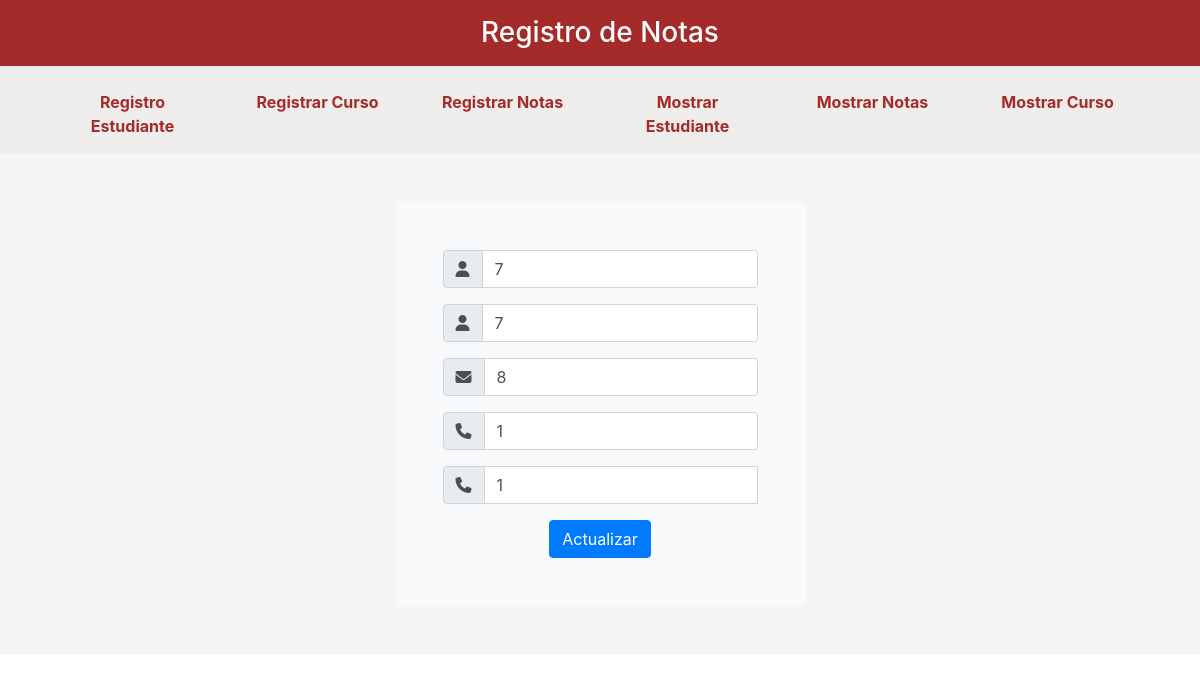
The app's page /index.php?pagina=editarNotas&IdNota=1 with its own data.
### tables this page shows
CREATE TABLE `nota` (
  `IdNota` int(11) NOT NULL,
  `Nota1` varchar(50) DEFAULT NULL,
  `Nota2` varchar(50) DEFAULT NULL,
  `Nota3` varchar(50) DEFAULT NULL,
  `IdEstudiante` int(11) DEFAULT NULL,
  `IdCurso` int(11) DEFAULT NULL
);

### Controladores/plantilla.controlador.php (called while the page is built)
<?php
Class ControladorPlantilla{
	public function ctrTraerPlantilla(){
		include "Vistas/plantilla.php";
	}
}

### index.php (called while the page is built, shortened)
<?php
require_once "Controladores/plantilla.controlador.php";
require_once "Controladores/notas.controlador.php";
require_once "Controladores/Curso.controlador.php";
require_once "Modelos/notas.modelo.php";
$plantilla = new ControladorPlantilla();
$plantilla -> ctrTraerPlantilla();

### Controladores/notas.controlador.php (called while the page is built, shortened)
<?php
class Controladornotas{
    static public function ctrSeleccionarRegistrosNotas($item, $valor){
		$tabla = "nota";
		$respuesta = ModeloNotas::mdlSeleccionarRegistroNotas($tabla, $item, $valor);
		return $respuesta;
	}
}
?>

### Modelos/conexion.php (called while the page is built)
<?php
class Conexion{
	static public function conectar(){
		$link = new PDO("mysql:host=localhost;dbname=registronotas",
			            "root",
			            "");
		$link->exec("set names utf8");
		return $link;
	}
}

### Modelos/notas.modelo.php (called while the page is built, shortened)
<?php
require_once "conexion.php";
class ModeloNotas{
	static public function mdlSeleccionarRegistroNotas($tabla, $item, $valor){
		if($item == null && $valor == null){
			$stmt = Conexion::conectar()->prepare("SELECT IdNota, Nota1, Nota2, Nota3,((Nota1 + Nota2 + Nota3)/3) AS Promedio, IdEstudiante, IdCurso FROM $tabla ORDER BY IdNota ");
			$stmt->execute();
			return $stmt -> fetchAll();
		}else{
			$stmt = Conexion::conectar()->prepare("SELECT IdNota, Nota1, Nota2, Nota3,((Nota1 + Nota2 + Nota3)/3) AS Promedio, IdEstudiante, IdCurso  FROM $tabla WHERE $item = :$item ORDER BY IdNota ");
			$stmt->bindParam(":".$item, $valor, PDO::PARAM_STR);
			$stmt->execute();
			return $stmt -> fetch();
		}
	}
}

### Vistas/paginas/editarNotas.php (the view, shortened to what this page needs)
<?php
if(isset($_GET["IdNota"])){
	$item = "IdNota";
	$valor = $_GET["IdNota"];
	$usuario = Controladornotas::ctrSeleccionarRegistrosNotas($item, $valor);
}
?>
<div class="d-flex justify-content-center text-center">
	<form class="p-5 bg-light" method="post">
         <div class="form-group">
			<div class="input-group">
				<div class="input-group-prepend">
					<span class="input-group-text">
						<i class="fas fa-user"></i>
					</span>
				</div>
				<input type="text" class="form-control" value="<?php echo $usuario["Nota1"]; ?>" placeholder="Escriba la nueva nota 1:" id="NOta1" name="actualizarNota1">
			</div>
		</div>
		<div class="form-group">
			<div class="input-group">
				<div class="input-group-prepend">
					<span class="input-group-text">
						<i class="fas fa-user"></i>
					</span>
				</div>
				<input type="number" class="form-control" value="<?php echo $usuario["Nota2"]; ?>" placeholder="Escriba la nueva nota 2:" id="Nota2" name="actualizarNota2">
			</div>
		</div>
		<div class="form-group">
			<div class="input-group">
				<div class="input-group-prepend">
					<span class="input-group-text">
						<i class="fas fa-envelope"></i>
					</span>
				</div>
				<input type="number" class="form-control" value="<?php echo $usuario["Nota3"]; ?>" placeholder="Escriba la nueva nota 3:" id="Nota3" name="actualizarNota3">
			</div>
		</div>
		<div class="form-group">
			<div class="input-group">
				<div class="input-group-prepend">
					<span class="input-group-text">
						<i class="fas fa-phone"></i>
					</span>
				</div>
				<input type="number" class="form-control" value="<?php echo $usuario["IdEstudiante"]; ?>" placeholder="Escriba el Id Estuandite:" id="IdNota" name="actualizarIdEstudiante">
			</div>
		</div>
		<div class="form-group">
			<div class="input-group">
				<div class="input-group-prepend">
					<span class="input-group-text">
						<i class="fas fa-phone"></i>
					</span>
				</div>
				<input type="number" class="form-control" value="<?php echo $usuario["IdCurso"]; ?>" placeholder="Escriba el nuevo Id Curso:" id="IdCurso" name="actualizarIdCurso">
			</div>
		</div>
		<button type="submit" class="btn btn-primary">Actualizar</button>
	</form>
</div>

### records on screen
nota: actualizarNota1 "7", actualizarNota2 "7", actualizarNota3 "8", actualizarIdEstudiante "1", actualizarIdCurso "1"
